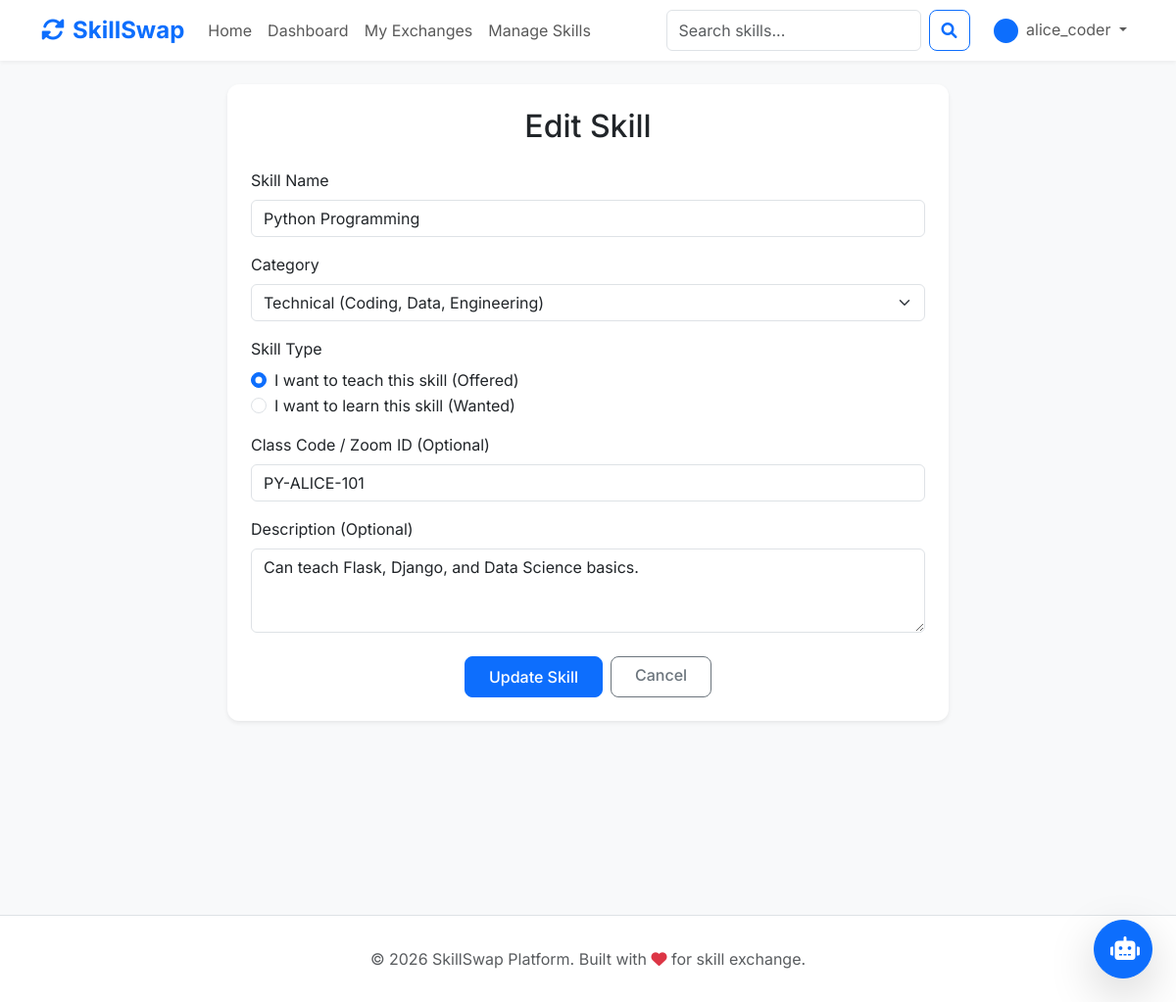
/skills/edit/1 (signed in), run on the app's committed database.
### app/models/user.py (models this page shows, shortened)
class User(db.Model, UserMixin):
    id = db.Column(db.Integer, primary_key=True)
    username = db.Column(db.String(20), unique=True, nullable=False)
    email = db.Column(db.String(120), unique=True, nullable=False)
    password = db.Column(db.String(60), nullable=False)
    name = db.Column(db.String(100), nullable=False)
    bio = db.Column(db.Text, nullable=True)
    location = db.Column(db.String(100), nullable=True)
    contact_info = db.Column(db.String(200), nullable=True) # For email, Zoom link, etc.
    profile_pic = db.Column(db.String(20), nullable=False, default='default.jpg')
    date_joined = db.Column(db.DateTime, nullable=False, default=datetime.utcnow)
    skills = db.relationship('Skill', backref='owner', lazy=True, cascade="all, delete-orphan")
    requests_sent = db.relationship('ExchangeRequest',
                                   foreign_keys='ExchangeRequest.sender_id',
                                   backref='sender', lazy=True,
                                   cascade="all, delete-orphan")
    requests_received = db.relationship('ExchangeRequest',
                                       foreign_keys='ExchangeRequest.receiver_id',
                                       backref='receiver', lazy=True,
                                       cascade="all, delete-orphan")

### app/models/skill.py (models this page shows, shortened)
class Skill(db.Model):
    id = db.Column(db.Integer, primary_key=True)
    name = db.Column(db.String(100), nullable=False)
    description = db.Column(db.Text, nullable=True)
    category = db.Column(db.String(50), nullable=False) # Technical, Creative, Language, etc.
    skill_type = db.Column(db.String(20), nullable=False) # Offered, Wanted
    class_code = db.Column(db.String(50), nullable=True) # Unique code for the skill/class
    user_id = db.Column(db.Integer, db.ForeignKey('user.id'), nullable=False)
    date_added = db.Column(db.DateTime, nullable=False, default=datetime.utcnow)

### app/routes/skills.py (the view, shortened to what this page needs)
@skills.route("/skills/edit/<int:skill_id>", methods=['GET', 'POST'])
@login_required
def edit_skill(skill_id):
    try:
        skill = Skill.query.get_or_404(skill_id)
        if skill.owner != current_user:
            flash('You are not authorized to edit this skill', 'danger')
            return redirect(url_for('skills.manage_skills'))
        return render_template('skills/edit.html', title='Edit Skill', skill=skill)
    except Exception as e:
        db.session.rollback()
        print(f"EDIT SKILL ERROR: {e}")
        flash('An error occurred while updating the skill.', 'danger')
        return redirect(url_for('skills.manage_skills'))

### app/models/user.py (called while the page is built)
@login_manager.user_loader
def load_user(user_id):
    return User.query.get(int(user_id))

### app/templates/skills/edit.html (shortened to what this page needs)
{% extends "base.html" %}
{% block content %}
<div class="row justify-content-center">
    <div class="col-md-8">
        <div class="card p-4 shadow-sm">
            <h2 class="mb-4 text-center">Edit Skill</h2>
            <form method="POST">
                <div class="mb-3">
                    <label for="name" class="form-label">Skill Name</label>
                    <input type="text" class="form-control" id="name" name="name" value="{{ skill.name }}" required>
                </div>
                <div class="mb-3">
                    <label for="category" class="form-label">Category</label>
                    <select class="form-select" id="category" name="category" required>
                        <option value="Technical" {% if skill.category=='Technical' %}selected{% endif %}>Technical
                            (Coding, Data, Engineering)</option>
                    </select>
                </div>
                <div class="mb-3">
                    <label class="form-label">Skill Type</label>
                    <div class="form-check">
                        <input class="form-check-input" type="radio" name="skill_type" id="offered" value="Offered" {%
                            if skill.skill_type=='Offered' %}checked{% endif %}>
                        <label class="form-check-label" for="offered">I want to teach this skill (Offered)</label>
                    </div>
                    <div class="form-check">
                        <input class="form-check-input" type="radio" name="skill_type" id="wanted" value="Wanted" >
                        <label class="form-check-label" for="wanted">I want to learn this skill (Wanted)</label>
                    </div>
                </div>
                <div class="mb-3">
                    <label for="class_code" class="form-label">Class Code / Zoom ID (Optional)</label>
                    <input type="text" class="form-control" id="class_code" name="class_code"
                        value="{{ skill.class_code }}" placeholder="e.g., CLASS-123, ZOOM-MEET-ID">
                </div>
                <div class="mb-3">
                    <label for="description" class="form-label">Description (Optional)</label>
                    <textarea class="form-control" id="description" name="description"
                        rows="3">{{ skill.description }}</textarea>
                </div>
                <div class="d-flex gap-2 justify-content-center mt-4">
                    <button type="submit" class="btn btn-primary px-4">Update Skill</button>
                    <a href="{{ url_for('skills.manage_skills') }}" class="btn btn-outline-secondary px-4">Cancel</a>
                </div>
            </form>
        </div>
    </div>
</div>
{% endblock %}

### app/templates/base.html (shortened to what this page needs)
<!DOCTYPE html>
<html lang="en">
<head>
    <link href="https://cdn.jsdelivr.net/npm/bootstrap@5.3.0/dist/css/bootstrap.min.css" rel="stylesheet">
    <link rel="stylesheet" href="https://cdnjs.cloudflare.com/ajax/libs/font-awesome/6.0.0/css/all.min.css">
    <link rel="stylesheet" href="{{ url_for('static', filename='css/style.css') }}">
</head>
<body>
    <nav class="navbar navbar-expand-lg navbar-light bg-light sticky-top mb-4">
        <div class="container">
            <a class="navbar-brand" href="{{ url_for('main.index') }}">
                <i class="fas fa-sync-alt me-2"></i>SkillSwap
            </a>
            <div class="collapse navbar-collapse" id="navbarNav">
                <ul class="navbar-nav me-auto">
                    <li class="nav-item">
                        <a class="nav-link" href="{{ url_for('main.home') }}">Home</a>
                    </li>
                    {% if current_user.is_authenticated %}
                    <li class="nav-item">
                        <a class="nav-link" href="{{ url_for('main.dashboard') }}">Dashboard</a>
                    </li>
                    <li class="nav-item">
                        <a class="nav-link" href="{{ url_for('exchanges.list_exchanges') }}">My Exchanges</a>
                    </li>
                    <li class="nav-item">
                        <a class="nav-link" href="{{ url_for('skills.manage_skills') }}">Manage Skills</a>
                    </li>
                    {% endif %}
                </ul>
                <div class="navbar-nav">
                    {% if current_user.is_authenticated %}
                    <form class="d-flex me-3" action="{{ url_for('main.search') }}" method="GET">
                        <input class="form-control me-2" type="search" placeholder="Search skills..." name="q"
                            aria-label="Search">
                        <button class="btn btn-outline-primary" type="submit"><i class="fas fa-search"></i></button>
                    </form>
                    <div class="nav-item dropdown">
                        <a class="nav-link dropdown-toggle" href="#" id="navbarDropdown" role="button"
                            data-bs-toggle="dropdown">
                            {% if current_user.is_authenticated and current_user.profile_pic %}
                            <img src="{{ url_for('static', filename='profile_pics/' + current_user.profile_pic) }}"
                                class="rounded-circle me-1" style="width: 25px; height: 25px; object-fit: cover;">
                            {% else %}
                            <i class="fas fa-user-circle me-1"></i>
                            {% endif %}
                            {{ current_user.username if current_user.is_authenticated else 'Guest' }}
                        </a>
                    </div>
                    {% else %}
                    <a class="nav-item nav-link" href="{{ url_for('auth.login') }}">Login</a>
                    <a class="nav-item nav-link" href="{{ url_for('auth.register') }}">Register</a>
                    {% endif %}
                </div>
            </div>
        </div>
    </nav>
    <div class="container min-vh-100">
        {% block content %}{% endblock %}
    </div>
    <div id="chatbot-container" class="position-fixed bottom-0 end-0 m-4" style="z-index: 1050;">
        <button id="chatbot-toggle" class="btn btn-primary rounded-circle shadow-lg p-3"
            style="width: 60px; height: 60px;">
            <i class="fas fa-robot fs-4"></i>
        </button>
    </div>
    <footer class="footer text-center mt-5">
        <div class="container">
            <p class="text-muted mb-0">© 2026 SkillSwap Platform. Built with <i class="fas fa-heart text-danger"></i>
                for skill exchange.</p>
        </div>
    </footer>
</body>
</html>

### app/static/css/style.css (style rules this page uses)
#chatbot-container { transition: all 0.3s ease; }
:root { --primary-color: #0d6efd; --secondary-color: #6c757d; --success-color: #198754; --danger-color: #dc3545; --warning-color: #ffc107; --light-bg: #f8f9fa; --white: #ffffff; }
body { background-color: var(--light-bg); color: #333; }
.navbar-brand { font-weight: bold; color: var(--primary-color) !important; }
.card { border: none; border-radius: 12px; transition: all 0.3s ease; background-color: var(--white); margin-bottom: 20px; }
.btn { border-radius: 8px; font-weight: 500; }

### app/templates/base.html (style rules this page uses)
body { font-family: 'Inter', sans-serif; background-color: #f8f9fa; }
.navbar { box-shadow: 0 2px 4px rgba(0, 0, 0, 0.05); background-color: #ffffff !important; }
.navbar-brand { font-weight: 700; color: #0d6efd !important; font-size: 1.5rem; }
.btn-primary { padding: 0.5rem 1.5rem; font-weight: 500; }
.card { border: none; border-radius: 12px; box-shadow: 0 4px 6px rgba(0, 0, 0, 0.05); transition: transform 0.2s; }
.footer { background-color: #ffffff; border-top: 1px solid #dee2e6; padding: 2rem 0; margin-top: 3rem; }

### data on the page
User: profile_pic (placeholder picture), username "alice_coder"
Skill: name "Python Programming", category "Technical (Coding, Data, Engineering)", skill_type "☑ I want to teach this skill (Of", skill_type "☐ I want to learn this skill (Wa", class_code "PY-ALICE-101", description "Can teach Flask, Django, and Data Science basics."
